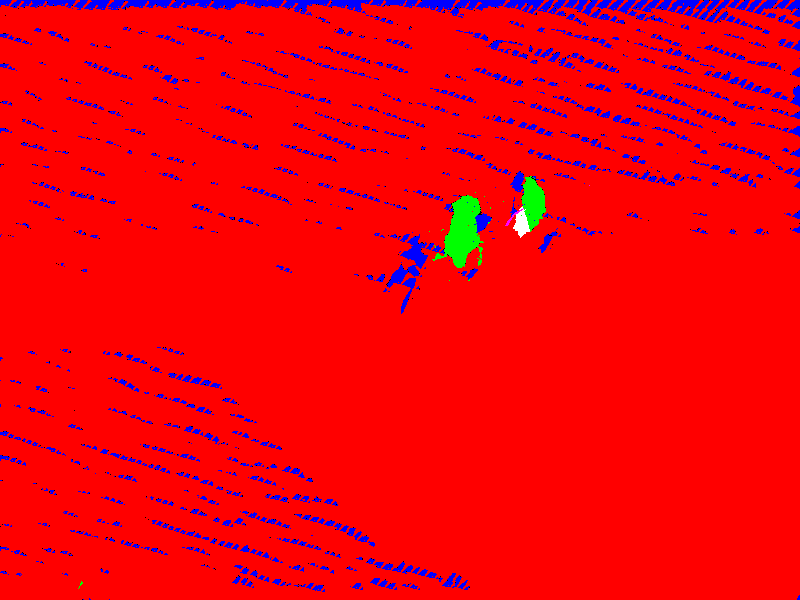
//> input picture OpticalFlow/particle test0606.png, 800 x 600 px
$ ./main   (built with g++ and OpenCV 4)
//> lines starting //> are read from the running program, lines starting //| are printed output that depends on the picture


//General dependencies

#include <iostream>
#include <vector>
#include <cmath>
#include <stdio.h>
#include <time.h>
using namespace std;


// OpenCV depenedencies

#include "opencv2/objdetect/objdetect.hpp"
#include "opencv2/highgui/highgui.hpp"
#include "opencv2/imgproc/imgproc.hpp"
#include "opencv2/video/tracking.hpp"
using namespace cv;

// Globals


int main (int argc, char** argv)
{

    namedWindow("im1");
    namedWindow("im2");
    namedWindow("flowX");
    namedWindow("flowY");

    Mat img1 = imread("../particle test0606.png", 0);
//> img1: 600 rows x 800 cols, CV_8UC1; min 0, max 255, mean 74
    Mat img2 = imread("../particle test0607.png", 0);
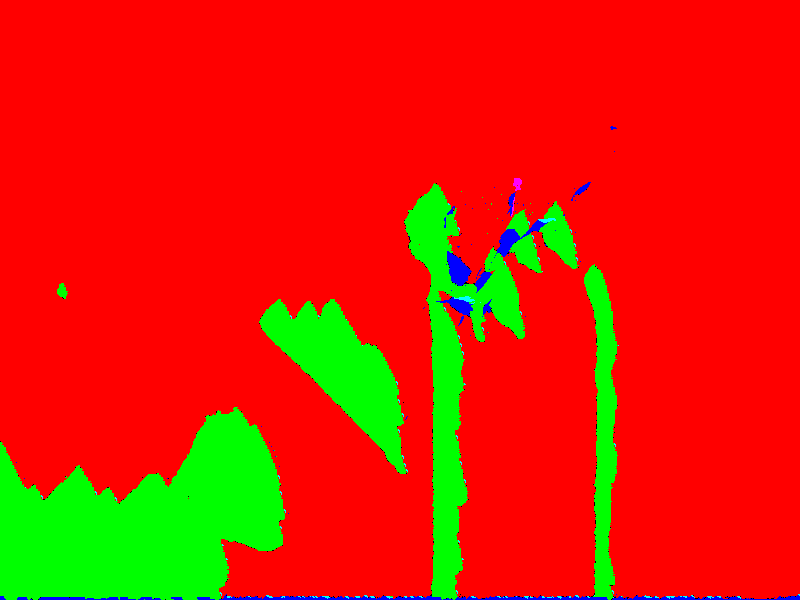
//> input picture OpticalFlow/particle test0607.png, 800 x 600 px
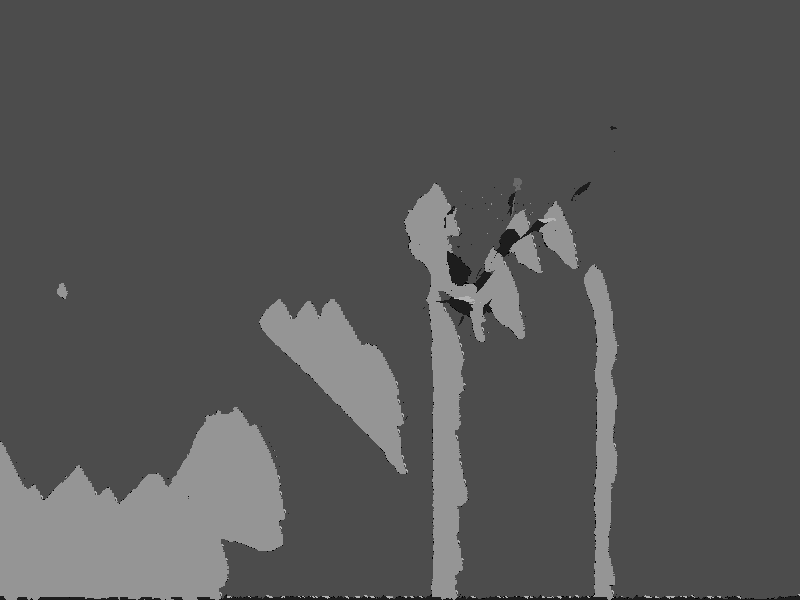
//> img2: 600 rows x 800 cols, CV_8UC1; min 0, max 178, mean 86

    Mat flow(600, 800, CV_32FC2);
    Mat flowA(600, 800, CV_32FC1);
    Mat flowB(600, 800, CV_32FC1);

    // start, end, flowXY, pyrScale, #Pyrs, winSize, iters, NN, sigma, flags
    calcOpticalFlowFarneback(img1, img2, flow, .5, 5, 9, 9, 5, 1.1, OPTFLOW_FARNEBACK_GAUSSIAN);

    Point p1(1,1);
    Point p2(100,100);

    Mat flows[]  = {flowA, flowB};
    int fromTo[] = {0,0, 1,1};
    mixChannels(&flow, 1, flows, 2, fromTo, 2);
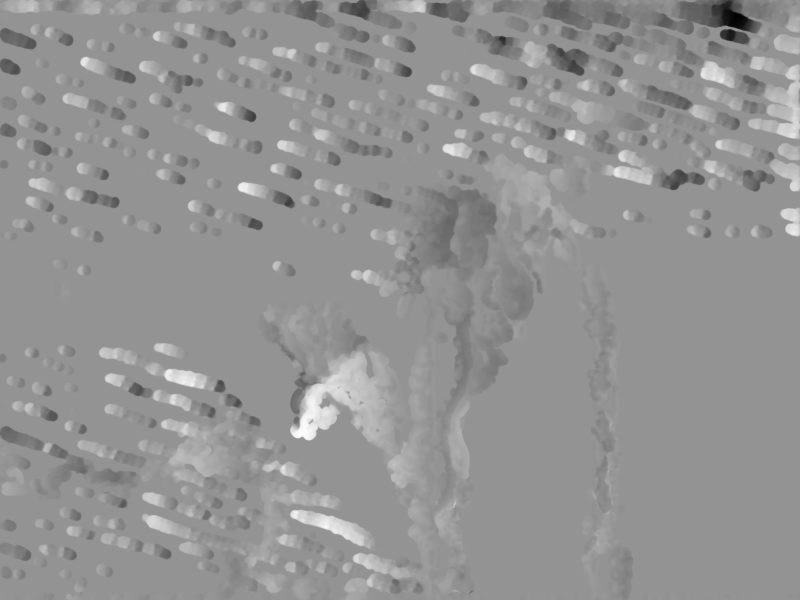
//> flows[0]: 600 rows x 800 cols, CV_32FC1; min -151.1, max 110, mean 0.2; drawn with min black and max white
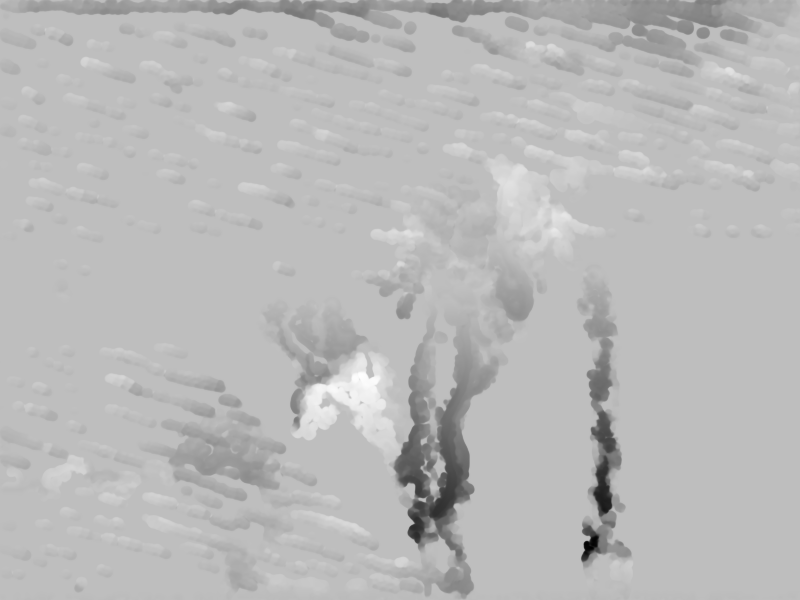
//> flows[1]: 600 rows x 800 cols, CV_32FC1; min -282.3, max 96.53, mean -6.4; drawn with min black and max white

    for (int y=0; y<img1.cols; y++)
    {
        for (int x=0; x<img1.rows; x++)
        {
            if (flows[0].at<float>(x,y) > 0)
            {
//                Point p1(x,y);
//                Point p2(x+flows[0].at<float>(x,y),y+flows[1].at<float>(x,y));
                Point p1(y,x);
                Point p2(y+flows[1].at<float>(x,y), x+flows[0].at<float>(x,y));
                line(img1, p1, p2, 255);
            }
        }
    }
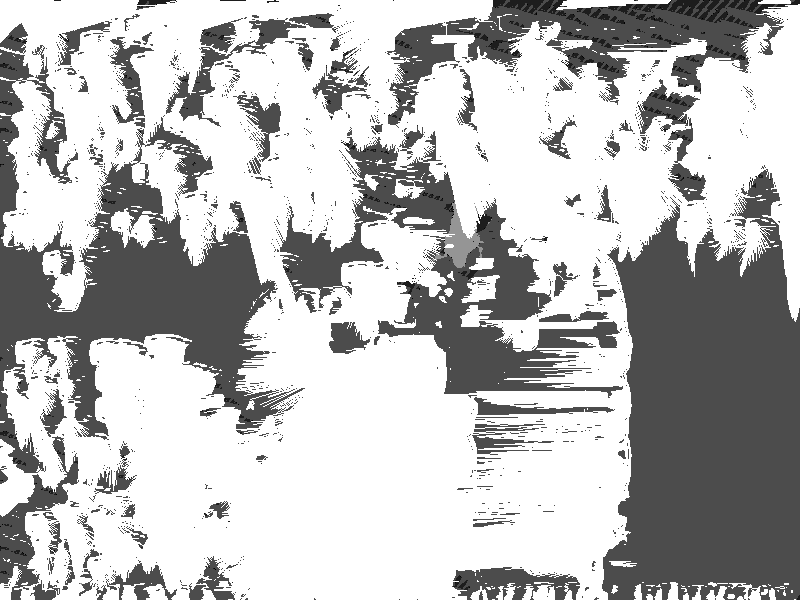
//> img1: 600 rows x 800 cols, CV_8UC1; min 0, max 255, mean 186.8


    imshow("im1", img1);
//    imshow("im2", img2);

    imshow("flowX", flows[0]/100.0);
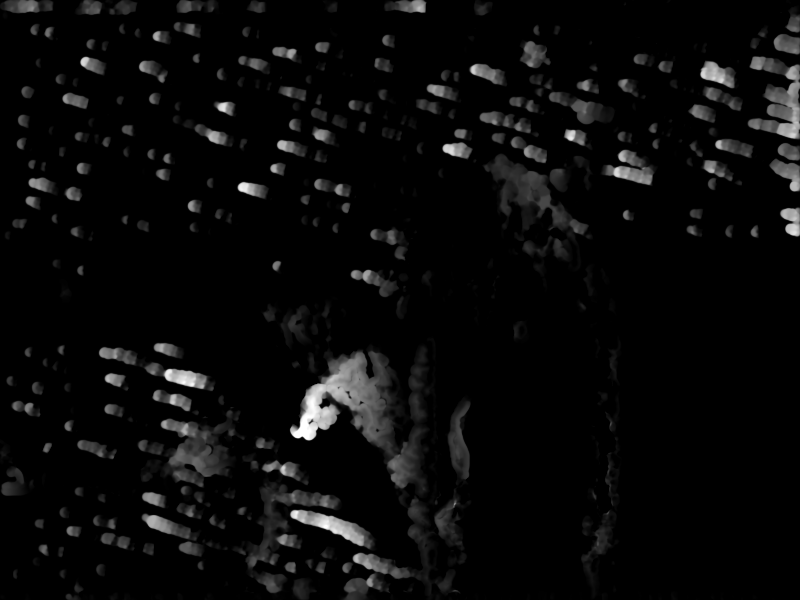
//> window 'flowX': 600 rows x 800 cols, CV_8UC1; min 0, max 255, mean 10
    imshow("flowY", flows[1]/100.0);
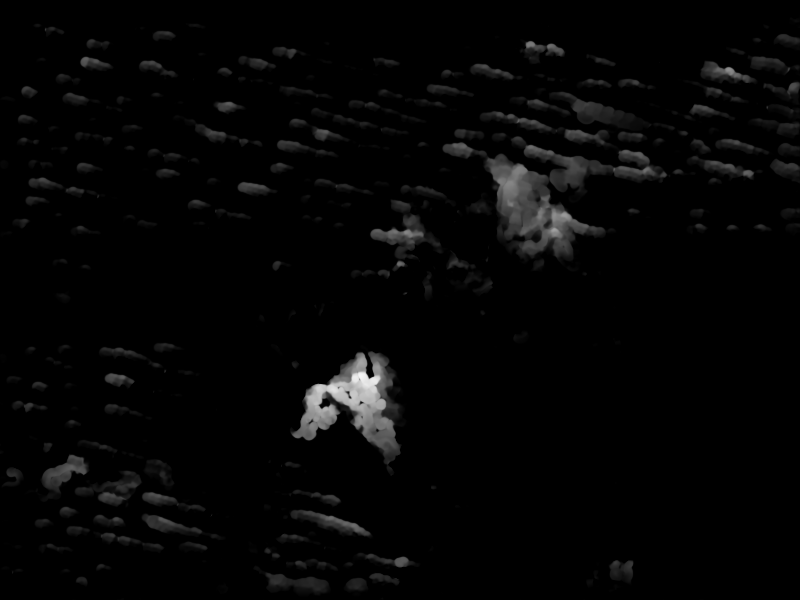
//> window 'flowY': 600 rows x 800 cols, CV_8UC1; min 0, max 246, mean 5.2

    waitKey();


    return 0;
}
